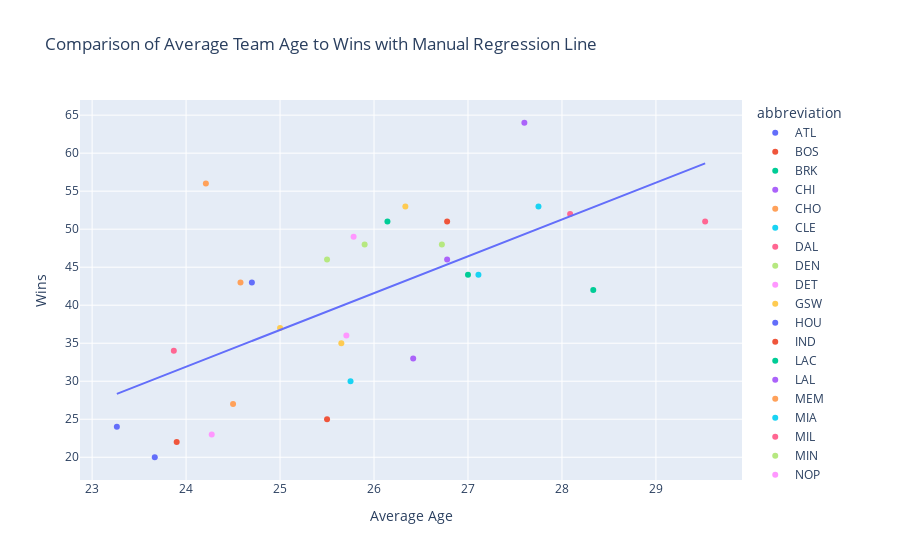

Here is the notebook cell this chart was saved with:
### Code cell
import statsmodels.api as sm
import plotly.express as px

# Function to expand and duplicate rows for players with multiple teams
def expand_teams(data):
    # Split the 'Team' column where there are multiple teams (using '/')
    expanded_teams = data['Team'].str.split('/', expand=True)

    # Create a new DataFrame for each team and concatenate them into a single DataFrame
    rows = []
    for i in range(expanded_teams.shape[1]):
        temp_df = data.copy()
        temp_df['Team'] = expanded_teams[i]
        temp_df = temp_df[temp_df['Team'].notna()]
        rows.append(temp_df)

    # Concatenate all the dataframes
    return pd.concat(rows, ignore_index=True)

# Apply the function to the all_stats DataFrame
all_stats = expand_teams(all_stats)

# Sort the DataFrame by 'Unnamed: 0' to maintain the original order and then by 'Team'
all_stats = all_stats.sort_values(by=['Unnamed: 0', 'Team']).reset_index(drop=True)

mean_ages = all_stats.groupby('Team')['Age'].mean()

median_ages = all_stats.groupby('Team')['Age'].median()

average_age_per_team = all_stats.groupby('Team')['Age'].mean().reset_index()
average_age_per_team.rename(columns={'Team': 'abbreviation', 'Age': 'average_age'}, inplace=True)

summary_copy = summary.copy()
summary_2022 = summary_copy[(summary_copy['season']==2022)]

wins_per_team = summary_2022[['abbreviation', 'w']]

merged_data = pd.merge(average_age_per_team, wins_per_team, on='abbreviation', how='inner')

merged_data_clean = merged_data.dropna(subset=['average_age', 'w'])


merged_data_clean = merged_data.dropna(subset=['average_age', 'w'])
X = merged_data_clean['average_age']
y = merged_data_clean['w']
X = sm.add_constant(X)

# regression model
model = sm.OLS(y, X).fit()

# regression results
print(model.summary())

# scatter plot
fig = px.scatter(merged_data_clean, x='average_age', y='w', color='abbreviation',
                 labels={'average_age': 'Average Age', 'w': 'Wins'},
                 title='Comparison of Average Team Age to Wins with Manual Regression Line')

# regression line
fig.add_scatter(x=merged_data_clean['average_age'], y=model.predict(), mode='lines', name='Regression Line')
fig.show()

### Figure 1 — Plotly figure (JSON) as saved in the notebook; plotly's stock layout.template omitted (floating-point values rounded to 4 significant figures)
{"data": [{"hovertemplate": "abbreviation=ATL<br>Average Age=%{x}<br>Wins=%{y}<extra></extra>", "legendgroup": "ATL", "marker": {"color": "#636efa", "symbol": "circle"}, "mode": "markers", "name": "ATL", "orientation": "v", "showlegend": true, "type": "scatter", "x": [24.7], "xaxis": "x", "y": [43], "yaxis": "y"}, {"hovertemplate": "abbreviation=BOS<br>Average Age=%{x}<br>Wins=%{y}<extra></extra>", "legendgroup": "BOS", "marker": {"color": "#EF553B", "symbol": "circle"}, "mode": "markers", "name": "BOS", "orientation": "v", "showlegend": true, "type": "scatter", "x": [26.78], "xaxis": "x", "y": [51], "yaxis": "y"}, {"hovertemplate": "abbreviation=BRK<br>Average Age=%{x}<br>Wins=%{y}<extra></extra>", "legendgroup": "BRK", "marker": {"color": "#00cc96", "symbol": "circle"}, "mode": "markers", "name": "BRK", "orientation": "v", "showlegend": true, "type": "scatter", "x": [27], "xaxis": "x", "y": [44], "yaxis": "y"}, {"hovertemplate": "abbreviation=CHI<br>Average Age=%{x}<br>Wins=%{y}<extra></extra>", "legendgroup": "CHI", "marker": {"color": "#ab63fa", "symbol": "circle"}, "mode": "markers", "name": "CHI", "orientation": "v", "showlegend": true, "type": "scatter", "x": [26.78], "xaxis": "x", "y": [46], "yaxis": "y"}, {"hovertemplate": "abbreviation=CHO<br>Average Age=%{x}<br>Wins=%{y}<extra></extra>", "legendgroup": "CHO", "marker": {"color": "#FFA15A", "symbol": "circle"}, "mode": "markers", "name": "CHO", "orientation": "v", "showlegend": true, "type": "scatter", "x": [24.58], "xaxis": "x", "y": [43], "yaxis": "y"}, {"hovertemplate": "abbreviation=CLE<br>Average Age=%{x}<br>Wins=%{y}<extra></extra>", "legendgroup": "CLE", "marker": {"color": "#19d3f3", "symbol": "circle"}, "mode": "markers", "name": "CLE", "orientation": "v", "showlegend": true, "type": "scatter", "x": [27.11], "xaxis": "x", "y": [44], "yaxis": "y"}, {"hovertemplate": "abbreviation=DAL<br>Average Age=%{x}<br>Wins=%{y}<extra></extra>", "legendgroup": "DAL", "marker": {"color": "#FF6692", "symbol": "circle"}, "mode": "markers", "name": "DAL", "orientation": "v", "showlegend": true, "type": "scatter", "x": [28.09], "xaxis": "x", "y": [52], "yaxis": "y"}, {"hovertemplate": "abbreviation=DEN<br>Average Age=%{x}<br>Wins=%{y}<extra></extra>", "legendgroup": "DEN", "marker": {"color": "#B6E880", "symbol": "circle"}, "mode": "markers", "name": "DEN", "orientation": "v", "showlegend": true, "type": "scatter", "x": [26.72], "xaxis": "x", "y": [48], "yaxis": "y"}, {"hovertemplate": "abbreviation=DET<br>Average Age=%{x}<br>Wins=%{y}<extra></extra>", "legendgroup": "DET", "marker": {"color": "#FF97FF", "symbol": "circle"}, "mode": "markers", "name": "DET", "orientation": "v", "showlegend": true, "type": "scatter", "x": [24.27], "xaxis": "x", "y": [23], "yaxis": "y"}, {"hovertemplate": "abbreviation=GSW<br>Average Age=%{x}<br>Wins=%{y}<extra></extra>", "legendgroup": "GSW", "marker": {"color": "#FECB52", "symbol": "circle"}, "mode": "markers", "name": "GSW", "orientation": "v", "showlegend": true, "type": "scatter", "x": [26.33], "xaxis": "x", "y": [53], "yaxis": "y"}, {"hovertemplate": "abbreviation=HOU<br>Average Age=%{x}<br>Wins=%{y}<extra></extra>", "legendgroup": "HOU", "marker": {"color": "#636efa", "symbol": "circle"}, "mode": "markers", "name": "HOU", "orientation": "v", "showlegend": true, "type": "scatter", "x": [23.67], "xaxis": "x", "y": [20], "yaxis": "y"}, {"hovertemplate": "abbreviation=IND<br>Average Age=%{x}<br>Wins=%{y}<extra></extra>", "legendgroup": "IND", "marker": {"color": "#EF553B", "symbol": "circle"}, "mode": "markers", "name": "IND", "orientation": "v", "showlegend": true, "type": "scatter", "x": [25.5], "xaxis": "x", "y": [25], "yaxis": "y"}, {"hovertemplate": "abbreviation=LAC<br>Average Age=%{x}<br>Wins=%{y}<extra></extra>", "legendgroup": "LAC", "marker": {"color": "#00cc96", "symbol": "circle"}, "mode": "markers", "name": "LAC", "orientation": "v", "showlegend": true, "type": "scatter", "x": [28.33], "xaxis": "x", "y": [42], "yaxis": "y"}, {"hovertemplate": "abbreviation=LAL<br>Average Age=%{x}<br>Wins=%{y}<extra></extra>", "legendgroup": "LAL", "marker": {"color": "#ab63fa", "symbol": "circle"}, "mode": "markers", "name": "LAL", "orientation": "v", "showlegend": true, "type": "scatter", "x": [26.42], "xaxis": "x", "y": [33], "yaxis": "y"}, {"hovertemplate": "abbreviation=MEM<br>Average Age=%{x}<br>Wins=%{y}<extra></extra>", "legendgroup": "MEM", "marker": {"color": "#FFA15A", "symbol": "circle"}, "mode": "markers", "name": "MEM", "orientation": "v", "showlegend": true, "type": "scatter", "x": [24.21], "xaxis": "x", "y": [56], "yaxis": "y"}, {"hovertemplate": "abbreviation=MIA<br>Average Age=%{x}<br>Wins=%{y}<extra></extra>", "legendgroup": "MIA", "marker": {"color": "#19d3f3", "symbol": "circle"}, "mode": "markers", "name": "MIA", "orientation": "v", "showlegend": true, "type": "scatter", "x": [27.75], "xaxis": "x", "y": [53], "yaxis": "y"}, {"hovertemplate": "abbreviation=MIL<br>Average Age=%{x}<br>Wins=%{y}<extra></extra>", "legendgroup": "MIL", "marker": {"color": "#FF6692", "symbol": "circle"}, "mode": "markers", "name": "MIL", "orientation": "v", "showlegend": true, "type": "scatter", "x": [29.52], "xaxis": "x", "y": [51], "yaxis": "y"}, {"hovertemplate": "abbreviation=MIN<br>Average Age=%{x}<br>Wins=%{y}<extra></extra>", "legendgroup": "MIN", "marker": {"color": "#B6E880", "symbol": "circle"}, "mode": "markers", "name": "MIN", "orientation": "v", "showlegend": true, "type": "scatter", "x": [25.5], "xaxis": "x", "y": [46], "yaxis": "y"}, {"hovertemplate": "abbreviation=NOP<br>Average Age=%{x}<br>Wins=%{y}<extra></extra>", "legendgroup": "NOP", "marker": {"color": "#FF97FF", "symbol": "circle"}, "mode": "markers", "name": "NOP", "orientation": "v", "showlegend": true, "type": "scatter", "x": [25.71], "xaxis": "x", "y": [36], "yaxis": "y"}, {"hovertemplate": "abbreviation=NYK<br>Average Age=%{x}<br>Wins=%{y}<extra></extra>", "legendgroup": "NYK", "marker": {"color": "#FECB52", "symbol": "circle"}, "mode": "markers", "name": "NYK", "orientation": "v", "showlegend": true, "type": "scatter", "x": [25], "xaxis": "x", "y": [37], "yaxis": "y"}, {"hovertemplate": "abbreviation=OKC<br>Average Age=%{x}<br>Wins=%{y}<extra></extra>", "legendgroup": "OKC", "marker": {"color": "#636efa", "symbol": "circle"}, "mode": "markers", "name": "OKC", "orientation": "v", "showlegend": true, "type": "scatter", "x": [23.26], "xaxis": "x", "y": [24], "yaxis": "y"}, {"hovertemplate": "abbreviation=ORL<br>Average Age=%{x}<br>Wins=%{y}<extra></extra>", "legendgroup": "ORL", "marker": {"color": "#EF553B", "symbol": "circle"}, "mode": "markers", "name": "ORL", "orientation": "v", "showlegend": true, "type": "scatter", "x": [23.9], "xaxis": "x", "y": [22], "yaxis": "y"}, {"hovertemplate": "abbreviation=PHI<br>Average Age=%{x}<br>Wins=%{y}<extra></extra>", "legendgroup": "PHI", "marker": {"color": "#00cc96", "symbol": "circle"}, "mode": "markers", "name": "PHI", "orientation": "v", "showlegend": true, "type": "scatter", "x": [26.14], "xaxis": "x", "y": [51], "yaxis": "y"}, {"hovertemplate": "abbreviation=PHO<br>Average Age=%{x}<br>Wins=%{y}<extra></extra>", "legendgroup": "PHO", "marker": {"color": "#ab63fa", "symbol": "circle"}, "mode": "markers", "name": "PHO", "orientation": "v", "showlegend": true, "type": "scatter", "x": [27.6], "xaxis": "x", "y": [64], "yaxis": "y"}, {"hovertemplate": "abbreviation=POR<br>Average Age=%{x}<br>Wins=%{y}<extra></extra>", "legendgroup": "POR", "marker": {"color": "#FFA15A", "symbol": "circle"}, "mode": "markers", "name": "POR", "orientation": "v", "showlegend": true, "type": "scatter", "x": [24.5], "xaxis": "x", "y": [27], "yaxis": "y"}, {"hovertemplate": "abbreviation=SAC<br>Average Age=%{x}<br>Wins=%{y}<extra></extra>", "legendgroup": "SAC", "marker": {"color": "#19d3f3", "symbol": "circle"}, "mode": "markers", "name": "SAC", "orientation": "v", "showlegend": true, "type": "scatter", "x": [25.75], "xaxis": "x", "y": [30], "yaxis": "y"}, {"hovertemplate": "abbreviation=SAS<br>Average Age=%{x}<br>Wins=%{y}<extra></extra>", "legendgroup": "SAS", "marker": {"color": "#FF6692", "symbol": "circle"}, "mode": "markers", "name": "SAS", "orientation": "v", "showlegend": true, "type": "scatter", "x": [23.87], "xaxis": "x", "y": [34], "yaxis": "y"}, {"hovertemplate": "abbreviation=TOR<br>Average Age=%{x}<br>Wins=%{y}<extra></extra>", "legendgroup": "TOR", "marker": {"color": "#B6E880", "symbol": "circle"}, "mode": "markers", "name": "TOR", "orientation": "v", "showlegend": true, "type": "scatter", "x": [25.9], "xaxis": "x", "y": [48], "yaxis": "y"}, {"hovertemplate": "abbreviation=UTA<br>Average Age=%{x}<br>Wins=%{y}<extra></extra>", "legendgroup": "UTA", "marker": {"color": "#FF97FF", "symbol": "circle"}, "mode": "markers", "name": "UTA", "orientation": "v", "showlegend": true, "type": "scatter", "x": [25.78], "xaxis": "x", "y": [49], "yaxis": "y"}, {"hovertemplate": "abbreviation=WAS<br>Average Age=%{x}<br>Wins=%{y}<extra></extra>", "legendgroup": "WAS", "marker": {"color": "#FECB52", "symbol": "circle"}, "mode": "markers", "name": "WAS", "orientation": "v", "showlegend": true, "type": "scatter", "x": [25.65], "xaxis": "x", "y": [35], "yaxis": "y"}, {"mode": "lines", "name": "Regression Line", "type": "scatter", "x": [24.7, 26.78, 27, 26.78, 24.58, 27.11, 28.09, 26.72, 24.27, 26.33, 23.67, 25.5, 28.33, 26.42, 24.21, 27.75, 29.52, 25.5, 25.71, 25, 23.26, 23.9, 26.14, 27.6, 24.5, 25.75, 23.87, 25.9, 25.78, 25.65], "y": [35.3, 45.36, 46.44, 45.36, 34.71, 46.97, 51.7, 45.09, 33.23, 43.21, 30.29, 39.17, 52.89, 43.61, 32.93, 50.07, 58.66, 39.17, 40.17, 36.75, 28.34, 31.42, 42.28, 49.34, 34.33, 40.38, 31.27, 41.11, 40.54, 39.91]}], "layout": {"legend": {"title": {"text": "abbreviation"}, "tracegroupgap": 0}, "title": {"text": "Comparison of Average Team Age to Wins with Manual Regression Line"}, "xaxis": {"anchor": "y", "domain": [0, 1], "title": {"text": "Average Age"}}, "yaxis": {"anchor": "x", "domain": [0, 1], "title": {"text": "Wins"}}}}
